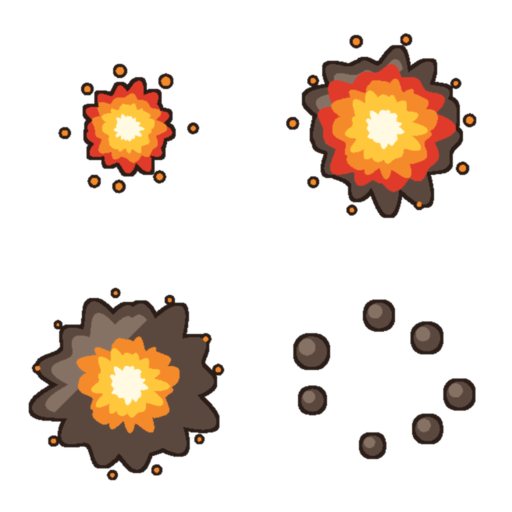
#> input picture art_src/vfx/raw/_ref_hit_explode.png, 1024 x 1024 px, given in place of act2_enemies.png, which was not available (shown at 1/2 size)
$ python process_act2.py
#> lines starting #> are read from the running program, lines starting #| are printed output that depends on the picture; pictures that were not available may be replaced by others from this repository, and a replacement may not be noted
### docs/prompt/enemy/process_bosses.py
#!/usr/bin/env python3
"""把 Gemini 出的 boss 母版切成单张透明 PNG，送进 Assets/Resources/Art/。

和界面图标那条管线的区别：**这里不做调色板量化**。现有敌人图本身就有柔和的
灰阶明暗（见 walker.png / boss.png），压成硬边平涂反而会和战场上其他敌人脱节。
图标那次要压是因为模型偷偷给球体加径向渐变，这次的渐变是我们要的。

沿用的教训：抠洋红时**腐蚀量必须跟着格子尺寸走**。格子 512px 时溢色带有好几像素
宽，只腐蚀 1px 会把洋红残留留在黑描边里。

    .venv-mock/bin/python docs/prompt/enemy/process_bosses.py
"""
import os
import shutil

from PIL import Image, ImageFilter

HERE = os.path.dirname(os.path.abspath(__file__))
REPO = os.path.abspath(os.path.join(HERE, "..", "..", ".."))
RAW = "/Users/rosa/rosa_games/game_assets/black-rosa/assets/raw"
FINAL = "/Users/rosa/rosa_games/game_assets/black-rosa/assets/final"
DEST = os.path.join(REPO, "Assets", "Resources", "Art")

MAXDIM = 256    # 导入器 maxTextureSize 就是 256，再大也会被缩
PAD = 0.04      # 四周留一点空，免得描边贴边被采样裁掉

# (成品名, 母版, 列, 行, 总列, 总行)  —— 逐格挑过的最好一版
CELLS = [
    ("boss_drum",    "boss_1_4.png",     0, 0, 2, 2),  # 鼓面：黄鼓皮+红鼓绳+铜钉
    ("boss_inkbag",  "boss_1_4.png",     1, 0, 2, 2),  # 墨囊：紫墨囊+绿束带+铜提环
    ("boss_iron",    "boss_1_4.png",     0, 1, 2, 2),  # 铁桶：灰蓝铁板+铜面罩+红缨
    ("boss_twin",    "boss_1_4.png",     1, 1, 2, 2),  # 双首：青巾+黄巾+铜锁链
    ("boss_warden",  "boss_5_8_v2.png",  0, 0, 2, 2),  # 牢头：铁链+褐皮裙+铜钥匙
    ("boss_medic",   "boss_5_8_v2.png",  1, 0, 2, 2),  # 墨医：白袍+绿十字+药囊
    ("boss_thunder", "boss_fix.png",     1, 0, 2, 2),  # 奔雷：橙红飘带+铜护腕+金脚环
    ("boss_king",    "boss_king.png",    0, 0, 1, 1),  # 墨王：金冠+朱红袍+铜甲+玉佩
]


def key_out(cell, t0=58.0, t1=104.0):
    """洋红键控。按色距算 alpha，腐蚀去彩边，再轻微羽化。"""
    w, h = cell.size
    rgb = cell.convert("RGB")
    px = rgb.load()
    alpha = Image.new("L", (w, h), 255)
    ap = alpha.load()
    for y in range(h):
        for x in range(w):
            r, g, b = px[x, y]
            # 洋红的特征：R、B 高而 G 低
            d = ((255 - r) ** 2 + g ** 2 + (255 - b) ** 2) ** 0.5
            if d < t0:
                ap[x, y] = 0
            elif d < t1:
                ap[x, y] = int(255 * (d - t0) / (t1 - t0))

    # 腐蚀量跟着格子尺寸走。512px 的格子溢色带好几像素宽，腐蚀 1px 压不住，
    # 洋红残留会留在深描边里。描边本身很厚，按比例掉 2~3px 在 256px 成品上看不出来。
    k = 3 if w < 200 else (5 if w < 400 else 7)
    alpha = alpha.filter(ImageFilter.MinFilter(k))
    alpha = alpha.filter(ImageFilter.GaussianBlur(max(0.6, w / 480.0)))

    out = cell.convert("RGBA")
    out.putalpha(alpha)
    return out


def drop_bleed(img, keep_ratio=0.22):
    """丢掉邻格越界进来的碎片。

    判据：连通块「贴着格子边缘」且「面积远小于主体」才删。角色四周的墨点是
    合法的分离细节，它们不碰边，所以能留下；越界的别人身体必然碰边。
    """
    w, h = img.size
    a = img.split()[3].point(lambda v: 255 if v > 110 else 0)
    seen = [False] * (w * h)
    ap = a.load()
    blobs = []
    for sy in range(h):
        for sx in range(w):
            i = sy * w + sx
            if seen[i] or ap[sx, sy] == 0:
                continue
            stack = [(sx, sy)]
            seen[i] = True
            cells = []
            edge = False
            while stack:
                x, y = stack.pop()
                cells.append((x, y))
                if x == 0 or y == 0 or x == w - 1 or y == h - 1:
                    edge = True
                for dx, dy in ((1, 0), (-1, 0), (0, 1), (0, -1)):
                    nx, ny = x + dx, y + dy
                    if 0 <= nx < w and 0 <= ny < h:
                        j = ny * w + nx
                        if not seen[j] and ap[nx, ny]:
                            seen[j] = True
                            stack.append((nx, ny))
            blobs.append((cells, edge))
    if not blobs:
        return img
    big = max(len(c) for c, _ in blobs)
    mask = Image.new("L", (w, h), 0)
    mp = mask.load()
    dropped = 0
    for cells, edge in blobs:
        if edge and len(cells) < big * keep_ratio:
            dropped += 1
            continue
        for x, y in cells:
            mp[x, y] = 255
    if dropped:
        al = img.split()[3]
        al = Image.composite(al, Image.new("L", (w, h), 0), mask)
        img = img.copy()
        img.putalpha(al)
    return img, dropped


def normalize(img):
    """裁到包围盒、留边、等比缩到 MAXDIM。"""
    bb = img.getbbox()
    if bb:
        img = img.crop(bb)
    pad = int(max(img.size) * PAD)
    canvas = Image.new("RGBA", (img.width + pad * 2, img.height + pad * 2), (0, 0, 0, 0))
    canvas.paste(img, (pad, pad), img)
    k = MAXDIM / max(canvas.size)
    if k < 1:
        canvas = canvas.resize((max(1, round(canvas.width * k)),
                                max(1, round(canvas.height * k))), Image.LANCZOS)
    return canvas


# [36 lines left out: function main, not called in this run]


# [2 lines that do not run on import are left out]

### docs/prompt/enemy/process_act2.py
#!/usr/bin/env python3
"""第二幕四只敌人：切 act2_enemies 母版，洋红抠图，写进 Assets/Resources/Art/。
幻影没有单独出图，从影姬复制一份往淡紫褪色，读起来是「影姬的分身」。

    .venv-mock/bin/python docs/prompt/enemy/process_act2.py
"""
import os
import shutil

import numpy as np
from PIL import Image

from process_bosses import DEST, FINAL, RAW, drop_bleed, key_out, normalize

SHEET = "act2_enemies.png"
# 钟魔背上的钟顶探进了右上格，按实际轮廓手切，不走等分。
BOXES = {
    "shade":      (0.00, 0.00, 0.50, 0.50),
    "monk":       (0.50, 0.00, 1.00, 0.465),
    "boss_shade": (0.00, 0.47, 0.50, 1.00),
    "boss_bell":  (0.50, 0.465, 1.00, 1.00),
}
LILAC = np.array([206, 192, 236], dtype=np.float32)


def phantom(src):
    a = np.asarray(src).astype(np.float32)
    rgb = a[:, :, :3]
    grey = rgb.mean(axis=2, keepdims=True)
    rgb = (grey * 0.35 + rgb * 0.15) + LILAC * 0.5
    a[:, :, :3] = np.clip(rgb, 0, 255)
    return Image.fromarray(a.astype(np.uint8), "RGBA")


def main():
    sheet = Image.open(os.path.join(RAW, SHEET)).convert("RGBA")
    w, h = sheet.size
#> w = 1024; h = 1024
    for name, (x0, y0, x1, y1) in BOXES.items():
        cell = sheet.crop((round(x0 * w), round(y0 * h), round(x1 * w), round(y1 * h)))
        img = key_out(cell)
        img, dropped = drop_bleed(img)
        img = normalize(img)
        fp = os.path.join(FINAL, name + ".png")
        img.save(fp, optimize=True)
        shutil.copyfile(fp, os.path.join(DEST, name + ".png"))
        print(f"{name:<11} {img.size}  碎片剔除={dropped}")
        if name == "boss_shade":
            ph = phantom(img)
            fp = os.path.join(FINAL, "phantom.png")
            ph.save(fp, optimize=True)
            shutil.copyfile(fp, os.path.join(DEST, "phantom.png"))
            print(f"{'phantom':<11} {ph.size}  从影姬褪色")
#> this loop made 4 passes
#> bb in normalize on passes 1 to 4: (0, 0, 512, 512), (0, 0, 512, 476), (0, 0, 512, 543), (0, 0, 512, 548)
#| shade       (256, 256)  碎片剔除=0
#| monk        (256, 239)  碎片剔除=0
#| boss_shade  (242, 256)  碎片剔除=0
#| boss_bell   (240, 256)  碎片剔除=0
#> pass 1, in main, `cell = sheet.crop((round(x0 * w), round(y0 * h), round(x1 * w), round(..`:
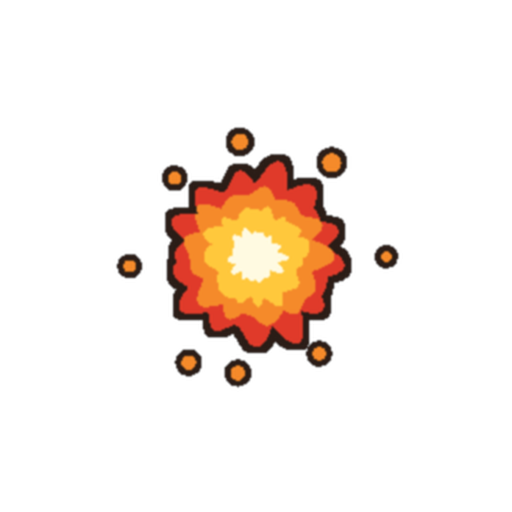
#> cell: PIL image 512x512 RGBA; mean R, G, B, A 246.8, 237.2, 230.7, 255
#> after the loop:
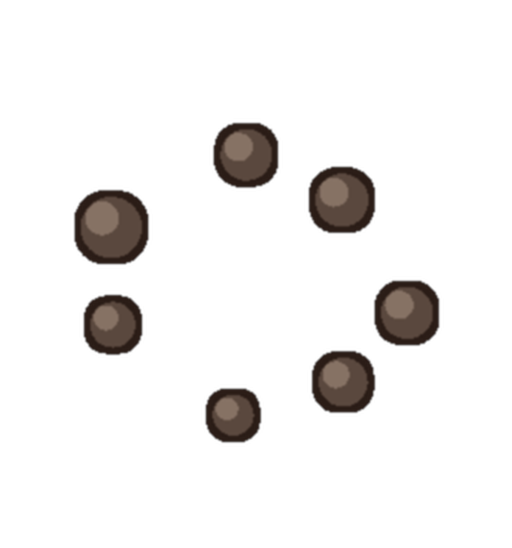
#> cell: PIL image 512x548 RGBA; mean R, G, B, A 239.7, 238.2, 237.5, 255
#> after the loop:
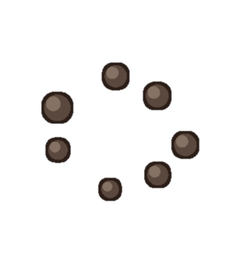
#> img: PIL image 240x256 RGBA; mean R, G, B, A 208.1, 206.9, 206.2, 218.8; transparent parts drawn white
#> after the loop:
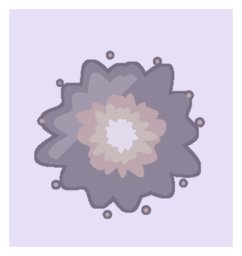
#> ph: PIL image 242x256 RGBA; mean R, G, B, A 192.2, 183.6, 204.1, 218.7; transparent parts drawn white


if __name__ == "__main__":
    main()
